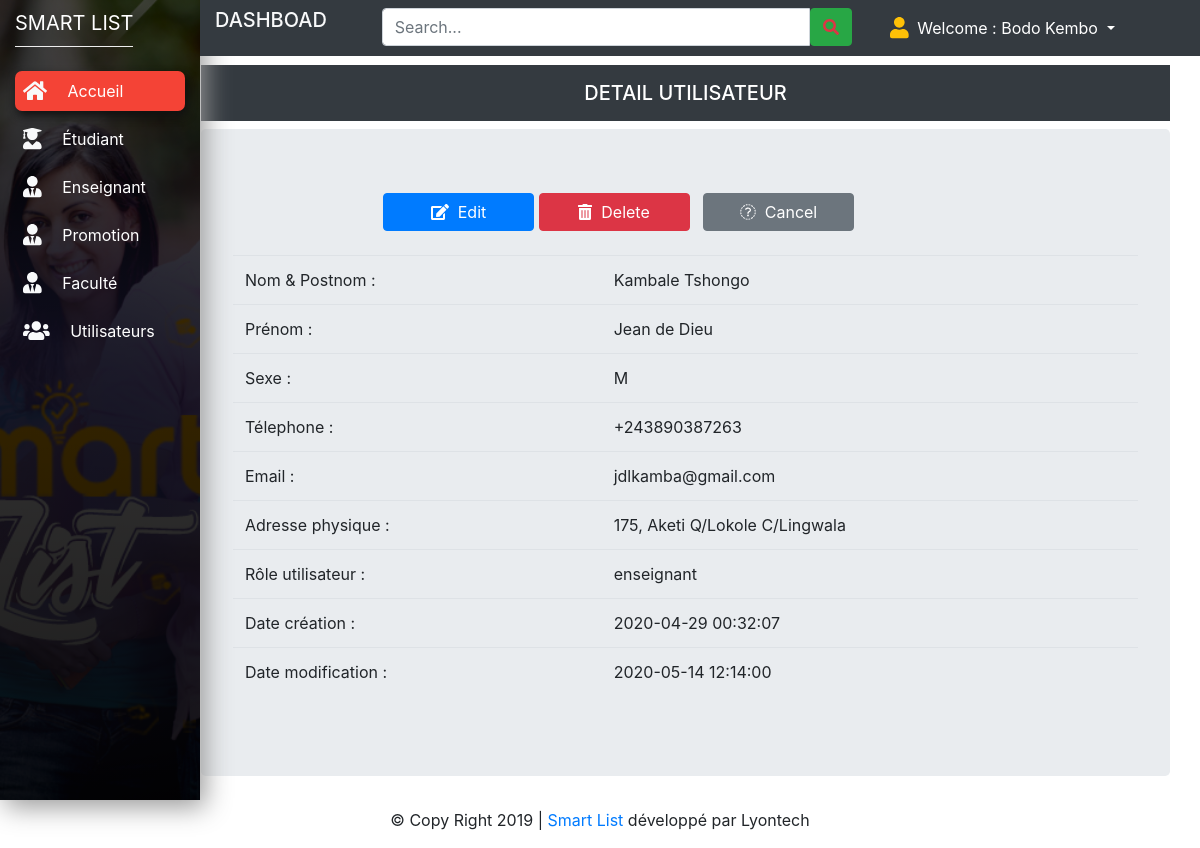
The page /pages/admin/dashboard.php?p=detailcomptEns&id=1 (signed in) on the database its author committed.
### tables this page shows
CREATE TABLE `t_comptens` (
  `idcomptens` int(11) NOT NULL,
  `idEns` int(11) DEFAULT NULL,
  `role` varchar(20) DEFAULT NULL,
  `tel` varchar(13) NOT NULL,
  `email` varchar(255) NOT NULL,
  `password` varchar(255) DEFAULT NULL,
  `date_at` varchar(20) DEFAULT NULL,
  `date_update` varchar(20) DEFAULT NULL
);

CREATE TABLE `t_enseignant` (
  `idEns` int(11) NOT NULL,
  `idfac` int(11) DEFAULT NULL,
  `noms` varchar(100) DEFAULT NULL,
  `prenom` varchar(50) DEFAULT NULL,
  `sexe` varchar(2) DEFAULT NULL,
  `nationalite` varchar(100) DEFAULT NULL,
  `adresse` varchar(100) DEFAULT NULL,
  `categorie` varchar(20) DEFAULT NULL,
  `typens` varchar(20) DEFAULT NULL,
  `description` text NOT NULL,
  `datecre_at` varchar(20) DEFAULT NULL,
  `date_update` varchar(20) DEFAULT NULL
);

### pages/admin/detailcomptEns.php (the view, shortened to what this page needs)
<?php
require_once('../../app/cnx.php');
$id=isset($_GET['id'])?$_GET['id']:0;
$query = "SELECT *
      FROM t_comptens
        LEFT JOIN t_enseignant ON t_enseignant.idEns=t_comptens.idEns
        WHERE t_comptens.idcomptens='$id'";
$resultats=$bdd->query($query);
$data = $resultats->fetch();
$name =$data['noms'];
$prenom =$data['prenom'];
$sexe =$data['sexe'];
$tel =$data['tel'];
$adress =$data['adresse'];
$email =$data['email'];
$role =$data['role'];
$date =$data['date_at'];
$date_up =$data['date_update'];
?>
<div style="margin-left:15%;width:5000px">
  <h5 class="p-3 mb-2 bg-dark text-white text-center">DETAIL UTILISATEUR </h5>
  <div class="jumbotron" id="div-id-name">
    <div>
      <div style="margin-left:150px;">
        <a class="btn btn btn-primary" style="width:20%" href="dashboard.php?p=editcptEns&id=<?php echo $id?>"><i class="fa fa-edit"></i> &nbsp;Edit</a>
        <a onclick="return confirm('Etes-vous sûr de vouloir supprimer <?php echo $name?> ?')"style="width:20%" class="btn btn btn-danger"
          href="../../app/deletcptEns.php?id=<?php echo $id;?>"><i class="fa fa-trash"></i> &nbsp;Delete</a> &nbsp;
          <a style="width:20%" class="btn btn btn-secondary"
          href="dashboard.php?p=t_comptens"><i class="fa fa-cancel"></i> &nbsp;Cancel</a>
      </div>
        <table class="table" border='0'>
          <tr>
              <td>Nom & Postnom :</td>
              <td></td>
              <td><?= $name; ?> <td>
          </tr>
          <tr>
              <td>Prénom :</td>
              <td></td>
              <td><?= $prenom; ?> <td>
          </tr>
          <tr>
              <td>Sexe :</td>
              <td></td>
              <td><?= $sexe; ?> <td>
          </tr>
          <tr>
              <td>Télephone :</td>
              <td></td>
              <td><?= $tel; ?> <td>
          </tr>
          <tr>
              <td>Email :</td>
              <td></td>
              <td><?= $email; ?> <td>
          </tr>
          <tr>
              <td>Adresse physique :</td>
              <td></td>
              <td><?= $adress; ?> <td>
          </tr>
          <tr>
              <td>Rôle utilisateur :</td>
              <td></td>
              <td><?= $role; ?> <td>
          </tr>
          <tr>
              <td>Date création :</td>
              <td></td>
              <td><?= $date; ?> <td>
          </tr>
          <tr>
              <td>Date modification :</td>
              <td></td>
              <td><?= $date_up; ?> <td>
          </tr>
        </table>
    </div>
</div>
</div>

### css/design.css (style rules this page uses)
* { margin: 0px; padding: 0px; }
body { font-family: 'Montserrat', sans-serif; }

### rows shown on the page
t_comptens: idEns.noms "Kambale Tshongo", idEns.prenom "Jean de Dieu", idEns.sexe "M", tel "+243890387263", email "jdlkamba@gmail.com", idEns.adresse "175, Aketi Q/Lokole C/Lingwala", role "enseignant", date_at "2020-04-29 00:32:07", idEns.date_update "2020-05-14 12:14:00"

### other values the page prints
$user "Bodo Kembo"
